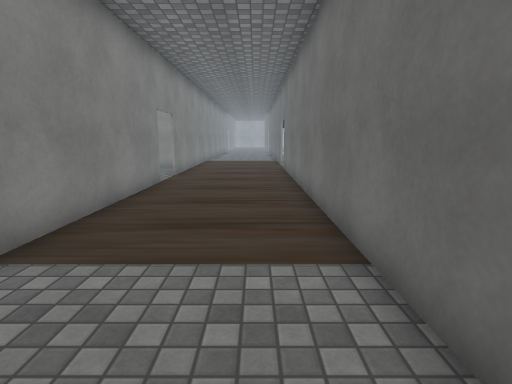
[1] (above)

24 first-person views from a walk through a 3-D level made in the Unity game engine. The camera is 1.4 m above the floor, tilts 10° down and sees 80° across. The floor is counted in squares, 0.9 m on a side. Each view is taken from the middle of a square. On the plan, view 1 faces up. The plan holds only what a view shows up to about 15 squares ahead; the rest is blank. The place goes on beyond the plan. The player is left out. Door leaves are left out, so doorways stand open. Some surface patterns are stand-ins.

[2]
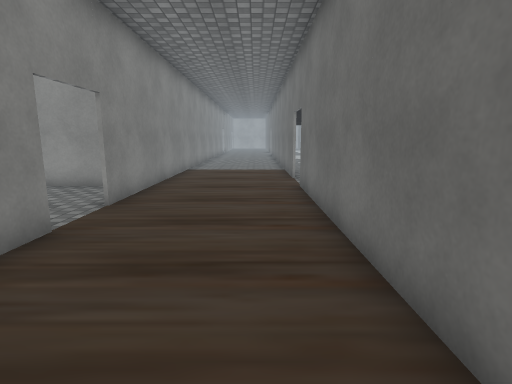

[3]
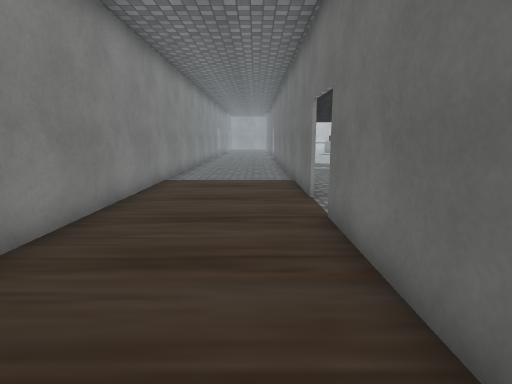

[4]
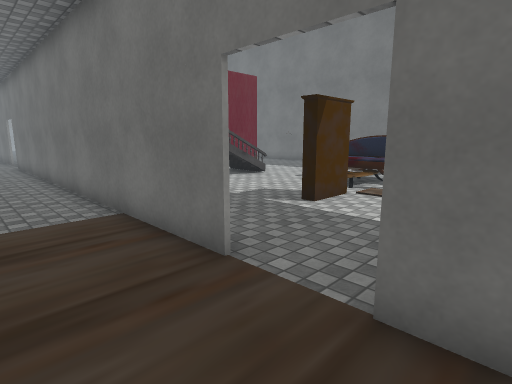

[5]
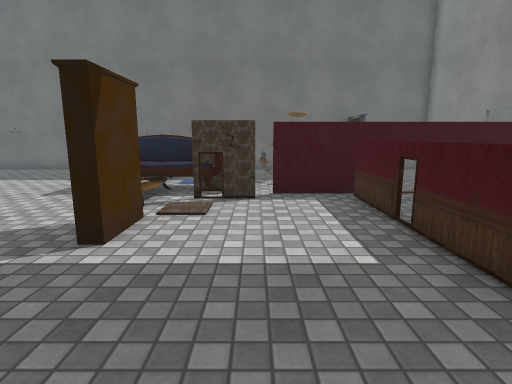

[6]
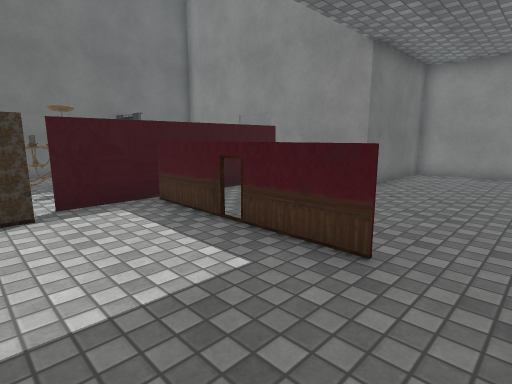

[7]
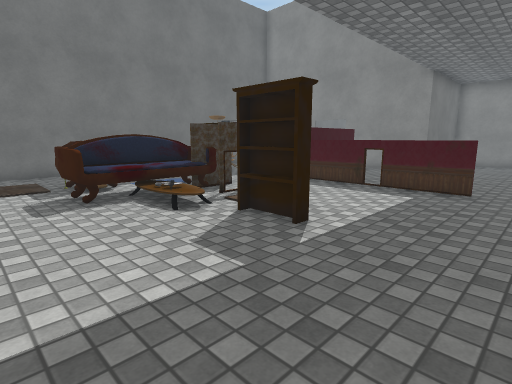

[8]
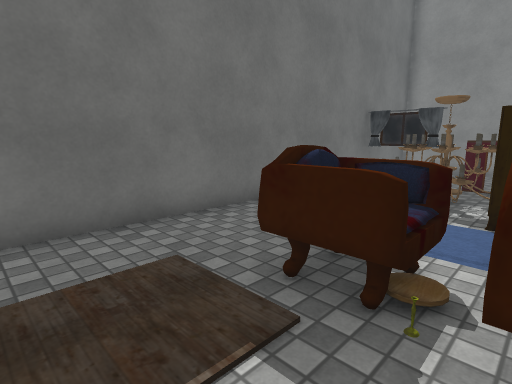

[9]
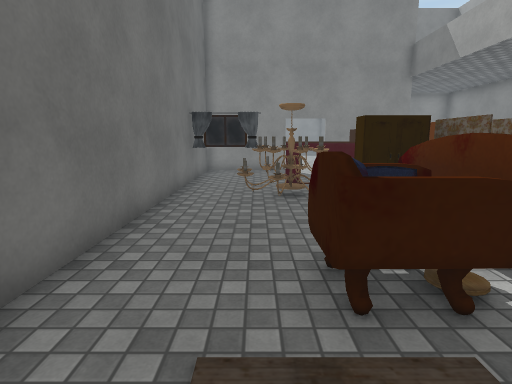

[10]
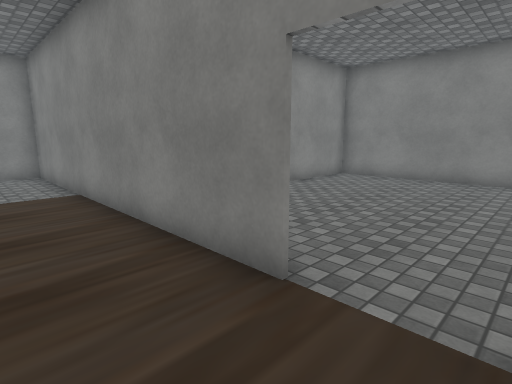

[11]
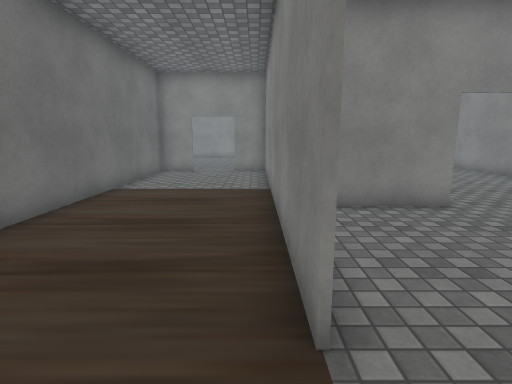

[12]
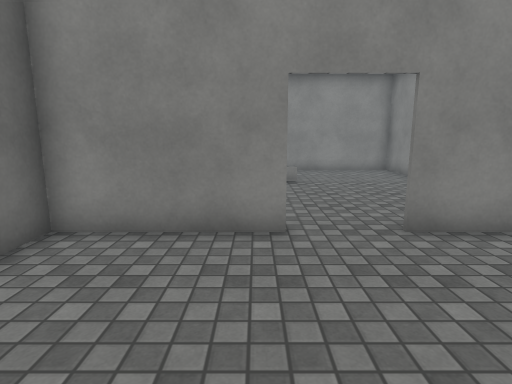

[13]
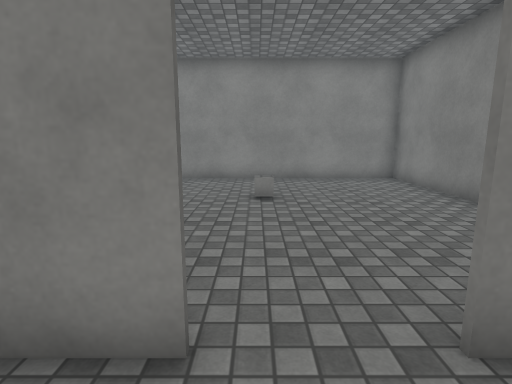

[14]
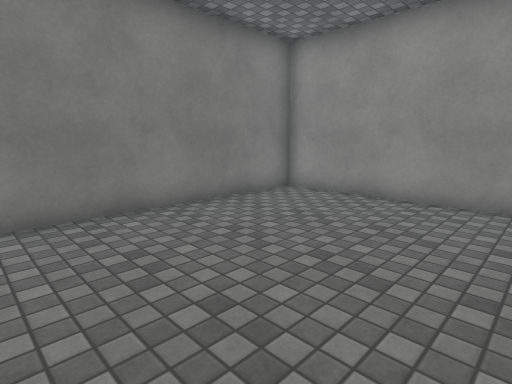

[15]
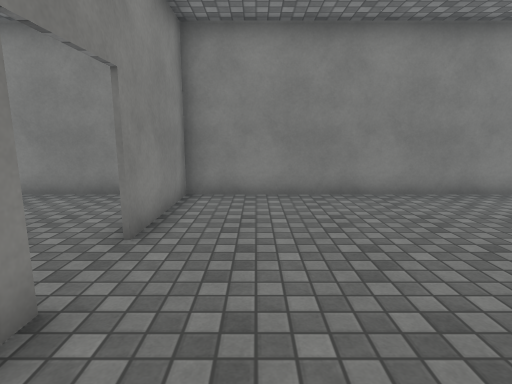

[16]
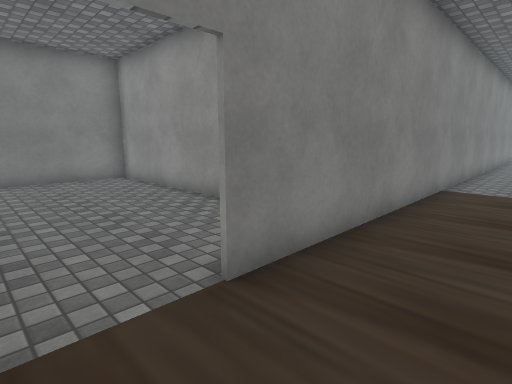

[17]
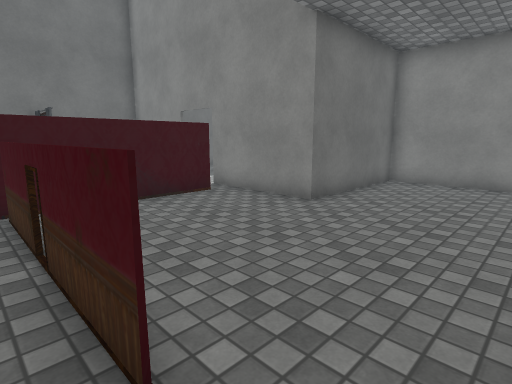

[18]
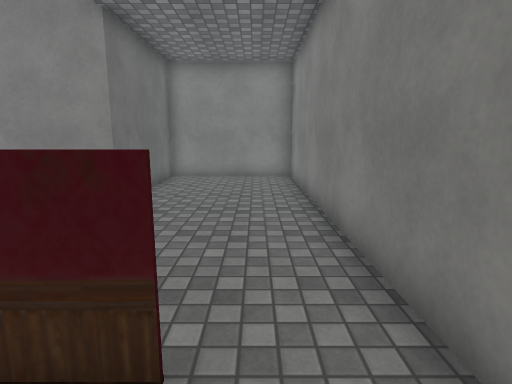

[19]
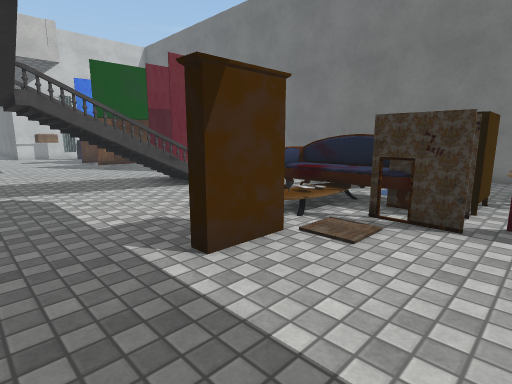

[20]
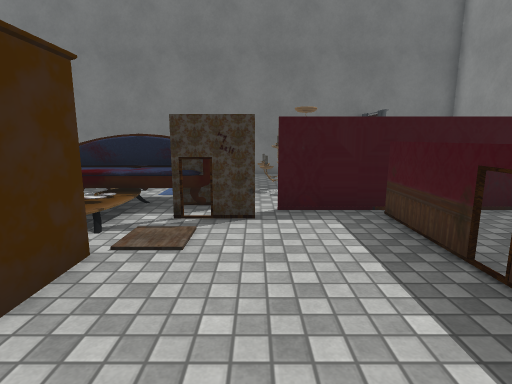

[21]
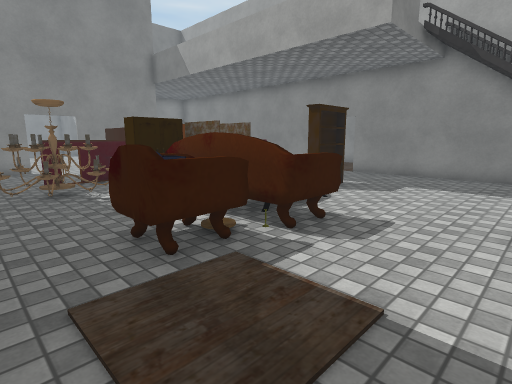

[22]
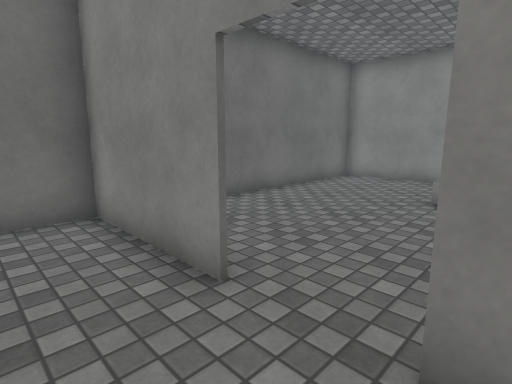

[23]
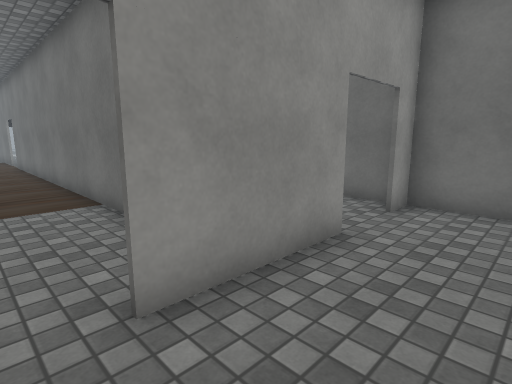

[24]
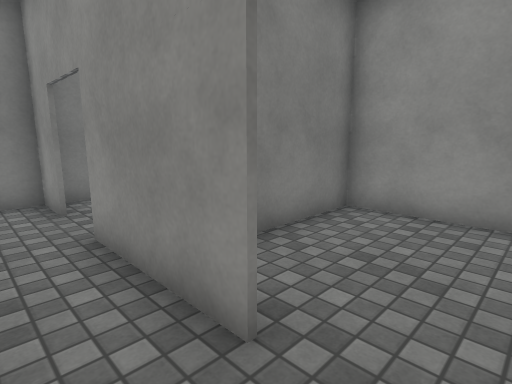

### Floor plan
Points are (right, up) in squares from view 1. A wall is a line through its corners. A room is listed if a view was taken in it or the views show most of it. See-through windows are left out.
Room 1 (views 1, 2, 3, 4, 5, 6, 7, 8, 9, 10, 11, 16, 17, 18, 19, 20, 21)
walls: (5.3, 19.2) (5.3, 19.6) (6.9, 19.6) (6.9, 19.2) (5.3, 19.2); (5.4, 19.8) (5.4, 19.3) (6.8, 19.3) (6.8, 19.8); (3.5, 14.4) (9.1, 14.4); (8.8, 17) (8.8, 18.6); (1.5, 14.5) (1.5, 13.5); (10.1, 18.6) (10.1, 17.1); (10.4, 17.6) (11.6, 17.6); (9.6, 14.1) (9.6, 16.6); (10.2, 13.5) (13, 13.5); (11.5, 17.1) (10.4, 17.1); (1.5, 23.9) (1.5, 18) (1.5, 25.5); (6.6, 24.6) (5.6, 24.9); (7.5, 24.7) (6.8, 24.9); (7.6, 24.7) (5.2, 24.7); (14, 12.4) (16.2, 12.4); (-3.4, 11) (-3.4, -1.4); (-3.4, 25.5) (-3.4, 13); (16.4, 11.1) (16.4, 24.8); (-0.1, -1.4) (1.5, -1.4) (1.5, 16); (-3.5, -1.4) (-2, -1.4)
ways out: opening at (-4, 11.5) to room 2; opening at (-1.5, -1) to room 3; opening at (2.5, 14) to room 5; gap at (6, 14) to room 5
objects: other object (10, 19) to (11, 22); other object (11, 18); other object (12, 14) to (14, 17); other object (12, 20)
Room 2 (views 12, 13, 14, 15, 22)
walls: (-7.6, 6.1) (-3.6, 6.1) (-3.6, 7.6); (-5, 16) (-13.4, 16) (-13.4, 6.1) (-9.5, 6.1)
ways out: opening at (-4, 11.5) to room 1; opening at (-8.5, 6) to room 4
Room 3 (views 23, 24)
walls: (3.5, -1.6) (-0.1, -1.6); (-1.9, -1.6) (-3.5, -1.6); (-3.4, -1.4) (-3.4, -2.4); (6.4, -3.5) (6.4, -1.6)
ways out: opening at (-1.5, -1) to room 1; opening at (4.5, -1) to room 6
Room 4 (no view inside)
walls: (-13.4, 4.2) (-13.4, -4) (-3.6, -4) (-3.6, 2.8)
ways out: opening at (-8.5, 6) to room 2
Room 5 (no view inside)
walls: (9.6, 9.4) (9.6, 14.1); (1.5, 13.5) (1.5, 4.1); (1.5, 3.5) (6.4, 3.5) (6.4, 8.5) (10.6, 8.5)
ways out: opening at (2.5, 14) to room 1; gap at (6, 14) to room 1
Room 6 (no view inside)
walls: (4.5, 3.5) (1.5, 3.5); (6.4, -1.1) (6.4, 0.1); (1.5, 4.1) (1.5, 0.4)
ways out: opening at (4.5, -1) to room 3

Positions as (right, up) in squares from view 1, and headings:
1: (0, 0), facing up
2: (0, 6), facing up
3: (0, 10), facing up
4: (-1, 15), facing up-right
5: (1, 17), facing right
6: (2, 18), facing down-right
7: (2, 24), facing down-right
8: (11, 24), facing down-right
9: (14, 24), facing down
10: (-1, 13), facing down-left
11: (-3, 13), facing down
12: (-7, 11), facing down
13: (-8, 8), facing down
14: (-7, 8), facing up-left
15: (-5, 8), facing left
16: (-1, 11), facing up-left
17: (2, 15), facing down-right
18: (3, 16), facing down
19: (3, 16), facing up-right
20: (3, 17), facing right
21: (15, 25), facing down-left
22: (-10, 8), facing down-right
23: (-1, -4), facing up-right
24: (5, -3), facing up-left
